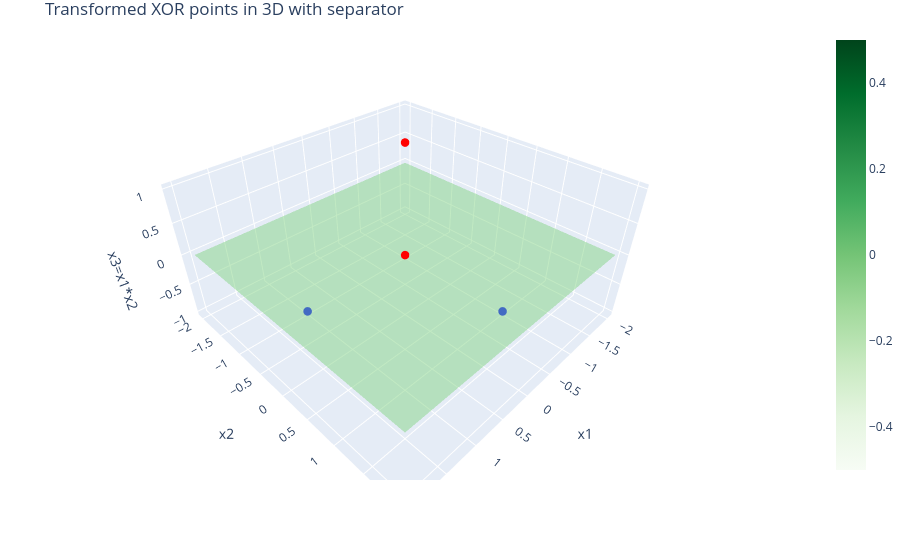

This figure's notebook cell:
### Code cell
#Original XOR dataset in 2D
X = np.array([[1, 1],[-1, -1], [1, -1], [-1, 1]])
y = np.array([1, 1, -1, -1])

#Applying the feature transformation to 3D: x3 = X1 * X2
X_transformed = np.hstack((X, (X[:, 0] * X[:, 1]).reshape(-1, 1)))

#Create a Plotly figure
fig = go.Figure()

#Add the points to the plot
colors = ['red' if label == 1 else 'blue' for label in y]
fig.add_trace(go.Scatter3d(x=X_transformed[:, 0], y=X_transformed[:, 1], z=X_transformed[:, 2], mode='markers', marker=dict(color=colors, size=5)))

#Define the separator plane
xx, yy = np.meshgrid(np.linspace(-2, 2, 50), np.linspace(-2, 2, 50))
zz = 0 * xx
fig.add_trace(go.Surface(x=xx, y=yy, z=zz, opacity=0.5, colorscale='Greens'))

#Set the layout for a better view
fig.update_layout(title='Transformed XOR points in 3D with separator', scene=dict(xaxis_title='x1', yaxis_title='x2', zaxis_title='x3=x1*x2'), margin=dict(l=0, r=0, t=30))

#Show the figure
fig.show()

### Figure 1 — Plotly figure (JSON) as saved in the notebook; plotly's stock layout.template omitted (floating-point values rounded to 4 significant figures; data arrays with more than 128 entries replaced by an {"elided": "..."} marker saying what was removed)
{"data": [{"marker": {"color": ["red", "red", "blue", "blue"], "size": 5}, "mode": "markers", "type": "scatter3d", "x": [1, -1, 1, -1], "y": [1, -1, -1, 1], "z": [1, 1, -1, -1]}, {"colorscale": [[0, "rgb(247,252,245)"], [0.125, "rgb(229,245,224)"], [0.25, "rgb(199,233,192)"], [0.375, "rgb(161,217,155)"], [0.5, "rgb(116,196,118)"], [0.625, "rgb(65,171,93)"], [0.75, "rgb(35,139,69)"], [0.875, "rgb(0,109,44)"], [1, "rgb(0,68,27)"]], "opacity": 0.5, "type": "surface", "x": {"elided": "50x50 float values"}, "y": {"elided": "50x50 float values"}, "z": {"elided": "50x50 float values"}}], "layout": {"margin": {"l": 0, "r": 0, "t": 30}, "scene": {"xaxis": {"title": {"text": "x1"}}, "yaxis": {"title": {"text": "x2"}}, "zaxis": {"title": {"text": "x3=x1*x2"}}}, "title": {"text": "Transformed XOR points in 3D with separator"}}}
